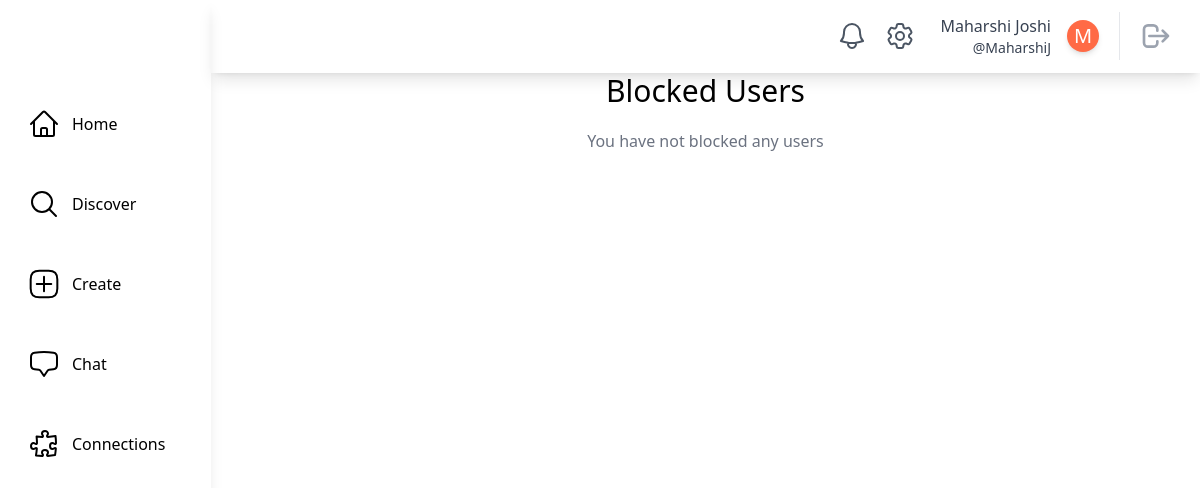
Page /blocked-users/ (signed in) on the committed database.
### main/models.py (models this page shows, shortened)
class SocialUser(AbstractUser):
    class Pronouns(models.IntegerChoices):
        SHE = 1, _("She/Her")
        HE = 2, _("He/Him")
        THEY = 3, _("They/Them")
        OTHER = 4, _("Other/Prefer Not To Say")
    username = models.CharField(max_length=30, unique=True)
    email = models.EmailField(unique=True, default="@nyu.edu")
    full_name = models.CharField(max_length=50, default="")
    pronouns = models.IntegerField(default=Pronouns.OTHER, choices=Pronouns.choices)
    date_of_birth = models.DateField(null=True, validators=[validate_age])
    major = models.CharField(max_length=100, default="undeclared")
    tags = models.ManyToManyField(InterestTag, related_name="tags")
    profile_picture = models.ImageField(
        upload_to="profile_pics/", null=True, blank=True
    )
    timestamp = models.DateTimeField("timestamp", default=timezone.now)  # joined

### main/views.py (the view)
@method_decorator(login_required, name="dispatch")
class BlockedUsersPageView(DetailView):
    model = SocialUser
    template_name = "main/blocked_users.html"
    def get_object(self, queryset=None):
        return None
    def get_context_data(self, **kwargs):
        context = super().get_context_data(**kwargs)
        current_user = self.request.user
        blocked_users = Block.objects.filter(blocker=current_user)
        context["blocked_users"] = blocked_users
        return context

### main/models.py (called while the page is built)
    @classmethod
    def count_unread_notifications(cls, user):
        return (
            cls.objects.filter(models.Q(recipient_user=user, is_read=False))
            .all()
            .order_by("-timestamp")
            .count()
        )

### theme/templatetags/theme_customfilters.py (called while the page is built)
@register.filter
def count_unread_notifications(user):
    return Notification.count_unread_notifications(user)

### main/templates/main/blocked_users.html (shortened to what this page needs)
{% extends "base.html" %}
{% block content %}
<div class="overflow-y-auto">
    <h1 class="text-3xl mb-5 text-center">Blocked Users</h1>
        {% if blocked_users %}
            {% for blocked_user in blocked_users %}
                <li class="flex justify-between gap-x-6 py-5">
                    <div class="flex min-w-0 gap-x-4">
                        <div class="flex flex-col p-8 mb-5 bg-white shadow-lg hover:shodow-xl rounded-2xl overflow-auto">
                            <div class="flex items-center justify-between">
                                <div class="flex items-center">
                                <div class="flex flex-col ml-3">
                                    <div class="font-medium text-2xl leading-none">{{ blocked_user.blocked_user.username|capfirst }}</div>
                                    <div class="text-gray-600">Blocked on: {{ blocked_user.blocked_user.timestamp.date }}</div>
                                </div>
                                </div>
                            <div class="flex">
                                <a href="{% url 'main:profile_page' username=blocked_user.blocked_user.username %}"
                                    class="w-40 inline-flex items-center justify-center px-5 py-3 text-base font-medium text-center text-white rounded-lg shadow-sm cursor-pointer bg-yellow-500">
                                    <svg xmlns="http://www.w3.org/2000/svg"
                                            fill="none"
                                            viewBox="0 0 24 24"
                                            stroke-width="1.5"
                                            stroke="currentColor"
                                            class="w-6 h-6">
                                        <path stroke-linecap="round" stroke-linejoin="round" d="M4.5 12h15m0 0l-6.75-6.75M19.5 12l-6.75 6.75" />
                                    </svg>
                                    <span class="relative">View Profile</span>
                                </a>
                            </div>
                        </div>
                    </div>
                </li>
            {% endfor %}
        {% else %}
            <p class="text-center text-gray-500">You have not blocked any users</p>
        {% endif %}
{% endblock content %}

### theme/templates/base.html (shortened to what this page needs)
{% load static tailwind_tags %}
{% load theme_customfilters %}
<!DOCTYPE html>
<html lang="en">
    <head>
        {% tailwind_css %}
    </head>
    <body class="flex bg-white min-h-screen">
        {% if user.is_authenticated %}
            <div class="h-screen w-full bg-white relative flex overflow-hidden">
                <aside class="h-full shadow-lg w-64 flex flex-col space-y-10 items-start relative bg-white text-black">
                    <div class="h-16 flex items-center w-full">
                    </div>
                    <a href="{% url 'main:home' %}"
                       class="flex items-center ml-6 p-1 rounded hover:bg-gray-100 focus:bg-gray-100 transition duration-200 transform hover:scale-110">
                        <span class="ml-3">Home</span>
                    </a>
                    <a href="{% url 'main:discover' %}"
                       class="flex items-center ml-6 p-1 rounded hover:bg-gray-100 focus:bg-gray-100 transition duration-200 transform hover:scale-110">
                        <svg xmlns="http://www.w3.org/2000/svg"
                             fill="none"
                             viewBox="0 0 24 24"
                             stroke-width="1.5"
                             stroke="currentColor"
                             class="w-8 h-8">
                            <path stroke-linecap="round" stroke-linejoin="round" d="M21 21l-5.197-5.197m0 0A7.5 7.5 0 105.196 5.196a7.5 7.5 0 0010.607 10.607z" />
                        </svg>
                        <span class="ml-3">Discover</span>
                    </a>
                    <a href="{% url 'posts:create_post' %}"
                       class="flex items-center ml-6 p-1 rounded hover:bg-gray-100 focus:bg-gray-100 transition duration-200 transform hover:scale-110">
                        <span class="ml-3">Create</span>
                    </a>
                    <a href="{% url 'chat:chat_room_list' %}"
                       class="flex items-center ml-6 p-1 rounded hover:bg-gray-100 focus:bg-gray-100 transition duration-200 transform hover:scale-110">
                        <span class="ml-3">Chat</span>
                    </a>
                    <a href="{% url 'main:connections' user.username %}"
                       class="flex items-center ml-6 p-1 rounded hover:bg-gray-100 focus:bg-gray-100 transition duration-200 transform hover:scale-110">
                        <span class="ml-3">Connections</span>
                    </a>
                </aside>
                <div class="w-full h-full flex flex-col justify-between">
                    <header class="h-20 w-full flex items-center relative justify-end px-5 shadow-lg">
                        <a href="{% url 'main:notifications' user.username %}"
                           class="relative p-2 text-gray-600 hover:bg-gray-100 hover:text-gray-600 focus:bg-gray-100 focus:text-gray-600 rounded-full">
                           <span class="absolute top-1 left-6 text-xs bg-red-500 text-white font-medium px-1 shadow-lg rounded-full border-2 border-white">
                           </span>
                        </a>
                            <a href="{% url 'main:settings' user.username %}"
                            class="relative p-2 text-gray-600 hover:bg-gray-100 hover:text-gray-600 focus:bg-gray-100 focus:text-gray-600 rounded-full">
                        </a>
                        <a href="{% url 'main:profile_page' user.username %}"
                           class="rounded hover:bg-gray-100 hover:text-gray-600 focus:bg-gray-100 focus:text-gray-600 px-2 ml-2">
                            <div class="flex flex-shrink-0 items-center space-x-4 text-gray-700">
                                <div class="flex flex-col items-end ">
                                    <div class="text-md font-medium ">{{ user.full_name|capfirst }}</div>
                                    <div class="text-sm font-regular">@{{ user.username }}</div>
                                </div>
                                <div class="rounded-full h-8 w-8 bg-[#ff6a45] flex items-center justify-center shadow-md border-white transition duration-200 transform hover:scale-110">
                                    {% if user.profile_picture %}
                                        {% comment %} Profile Picture with same shape {% endcomment %}
                                    {% else %}
                                            <span class="text-white text-xl">{{ user.full_name|first|capfirst }}</span>
                                    {% endif %}
                                </div>
                            </div>
                        </a>
                        <div class="border-l pl-3 ml-3 space-x-1">
                            <button class="relative p-2 text-gray-400 hover:bg-gray-100 hover:text-gray-600 focus:bg-gray-100 focus:text-gray-600 rounded-full">
                                <a href="{% url 'main:logout' %}">
                                    <svg aria-hidden="true"
                                         fill="none"
                                         viewBox="0 0 24 24"
                                         stroke="currentColor"
                                         class="h-8 w-8">
                                        <path stroke-linecap="round" stroke-linejoin="round" stroke-width="2" d="M17 16l4-4m0 0l-4-4m4 4H7m6 4v1a3 3 0 01-3 3H6a3 3 0 01-3-3V7a3 3 0 013-3h4a3 3 0 013 3v1" />
                                    </svg>
                                </a>
                            </button>
                        </div>
                    </header>
                    <main class="max-w-full h-full flex flex-col relative overflow-auto">
                        {% block content %}
                        {% endblock content %}
                    </main>
                </div>
            </div>
        {% endif %}
    </body>
</html>

### rows in the picture
SocialUser: full_name "Maharshi Joshi", username "MaharshiJ", full_name|first "M"
